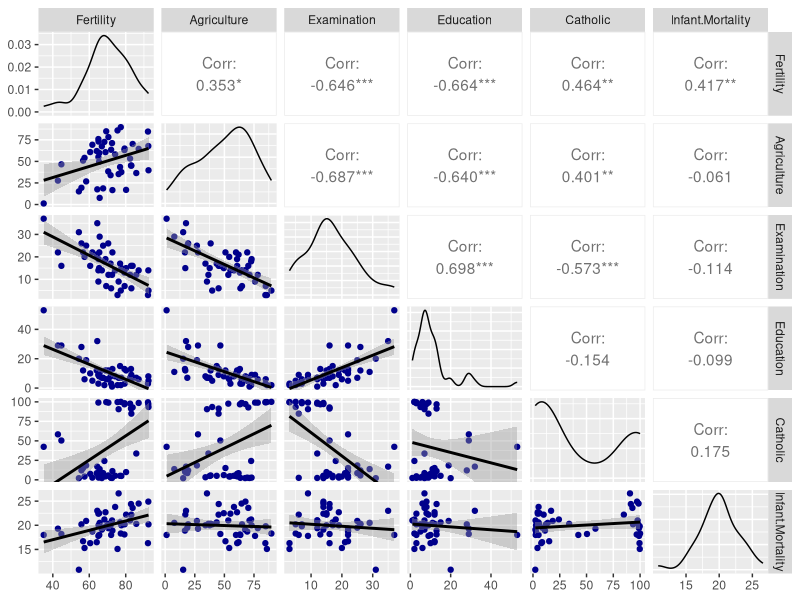

This chart was generated by the following R code:
# Packages ----------------------------------------------------------------

library(datasets)
library(ggplot2)
library(GGally)

# Data --------------------------------------------------------------------

data(swiss)
 
ggpairs(swiss, lower = list(continuous = wrap("smooth", method = "lm", col = "blue4")))


# Multiple Linear Regression: Fertility ~ . ----------------------------------------------

fit <-
        lm(
                data = swiss,
                formula = Fertility ~ .
        )

sumfit <- 
        summary(fit)


# Simple Linear Regression: Fertility ~ Agriculture -----------------------

fit <- 
        lm(
                data = swiss,
                formula = Fertility ~ Agriculture
        )

sumfit <- 
        summary(fit)
